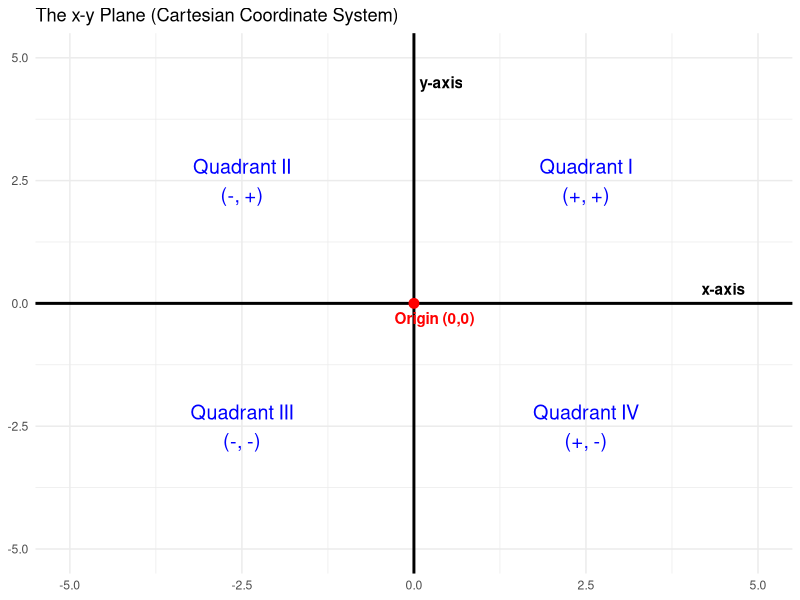
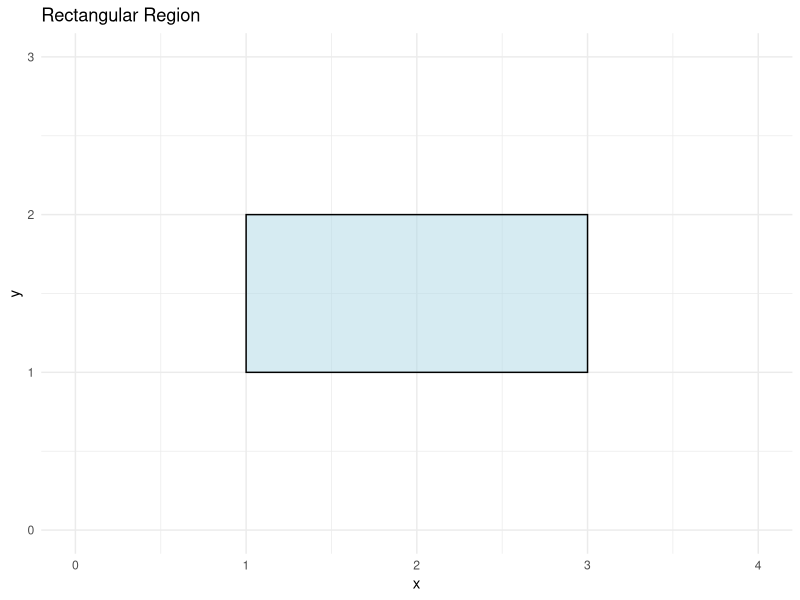
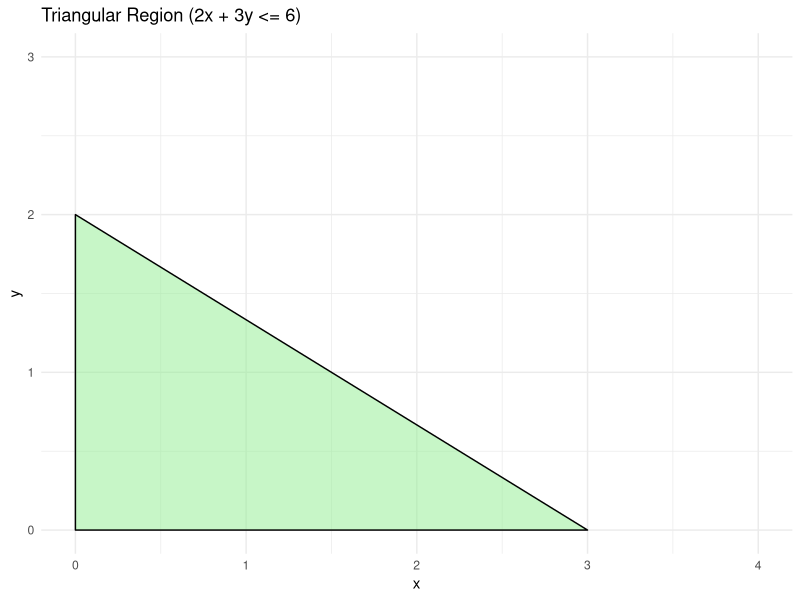
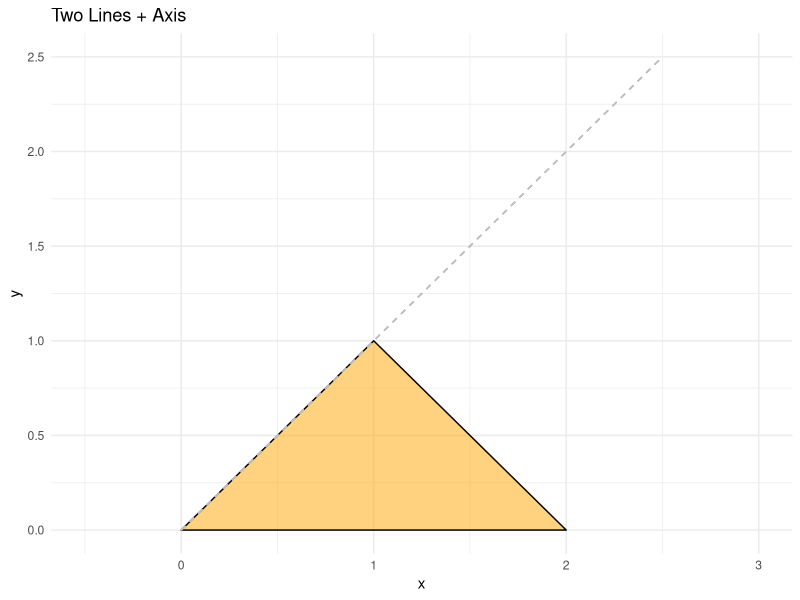
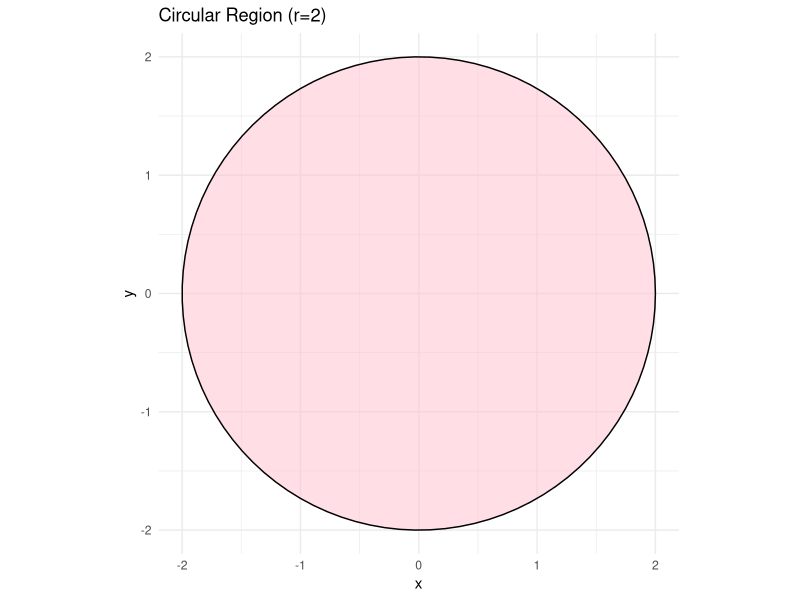

Write the R code that produced these figures, in order.
## ---- chunk 1
# This chunk sets up the environment.
knitr::opts_chunk$set(echo = FALSE, warning = FALSE, message = FALSE, fig.align="center")

library(ggplot2)
library(gridExtra)

# Common plotting theme for consistency
common_theme <- theme_minimal() + 
                theme(axis.title = element_text(face="bold"),
                      plot.title = element_text(face="bold", hjust = 0.5))

## ---- chunk 2
# --- 0. The x-y Plane Introduction ---
ggplot() +
  # Draw axes
  geom_hline(yintercept = 0, size = 1) +
  geom_vline(xintercept = 0, size = 1) +
  # Mark the Origin
  geom_point(aes(x = 0, y = 0), size = 3, color = "red") +
  annotate("text", x = 0.3, y = -0.3, label = "Origin (0,0)", color = "red", fontface = "bold") +
  # Label Axes
  annotate("text", x = 4.5, y = 0.3, label = "x-axis", fontface = "bold") +
  annotate("text", x = 0.4, y = 4.5, label = "y-axis", fontface = "bold") +
  # Label Quadrants
  annotate("text", x = 2.5, y = 2.5, label = "Quadrant I\n(+, +)", size = 5, color = "blue") +
  annotate("text", x = -2.5, y = 2.5, label = "Quadrant II\n(-, +)", size = 5, color = "blue") +
  annotate("text", x = -2.5, y = -2.5, label = "Quadrant III\n(-, -)", size = 5, color = "blue") +
  annotate("text", x = 2.5, y = -2.5, label = "Quadrant IV\n(+, -)", size = 5, color = "blue") +
  xlim(-5, 5) + ylim(-5, 5) +
  labs(title = "The x-y Plane (Cartesian Coordinate System)") +
  theme_minimal() +
  theme(axis.title = element_blank())
## ---- chunk 3
library(ggplot2)

# --- 1. Rectangular Region ---
rect_data <- data.frame(xmin=1, xmax=3, ymin=1, ymax=2)
ggplot() +
  geom_rect(data=rect_data, aes(xmin=xmin, xmax=xmax, ymin=ymin, ymax=ymax), 
            fill="lightblue", color="black", alpha=0.5) +
  xlim(0, 4) + ylim(0, 3) +
  labs(title = "Rectangular Region", x = "x", y = "y") +
  theme_minimal()
## ---- chunk 4
# --- 2. Triangle (One Line) ---
tri_data <- data.frame(x = c(0, 3, 0), y = c(0, 0, 2))
ggplot(tri_data, aes(x, y)) +
  geom_polygon(fill="lightgreen", color="black", alpha=0.5) +
  xlim(0, 4) + ylim(0, 3) +
  labs(title = "Triangular Region (2x + 3y <= 6)", x = "x", y = "y") +
  theme_minimal()
## ---- chunk 5
# --- 3. Triangle (Two Lines) ---
tri2_data <- data.frame(x = c(0, 2, 1), y = c(0, 0, 1))
ggplot(tri2_data, aes(x, y)) +
  geom_polygon(fill="orange", color="black", alpha=0.5) +
  geom_segment(aes(x=0, y=0, xend=2.5, yend=2.5), linetype="dashed", color="gray") +
  geom_segment(aes(x=-0.5, y=2.5, xend=2.5, yend=-0.5), linetype="dashed", color="gray") +
  xlim(-0.5, 3) + ylim(0, 2.5) +
  labs(title = "Two Lines + Axis", x = "x", y = "y") +
  theme_minimal()
## ---- chunk 6
# --- 4. Circle ---
theta <- seq(0, 2*pi, length.out=100)
circle_data <- data.frame(x = 2*cos(theta), y = 2*sin(theta))
ggplot(circle_data, aes(x, y)) +
  geom_polygon(fill="pink", color="black", alpha=0.5) +
  coord_fixed() + 
  labs(title = "Circular Region (r=2)", x = "x", y = "y") +
  theme_minimal()
